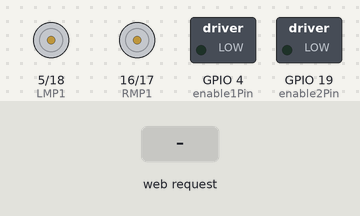
This sketch was run on a simulated ESP32. Parts: motor-driver pin pairs drawn as motors (green arrow = first pin HIGH = forward, orange = second pin HIGH = backward, longer = more drive), switched loads named in the sketch (green lamp = pin HIGH). The test bench sets the inputs (shaded band). WiFi joins after 1.5 s; servers stay silent unless stated; what the sketch prints to the serial monitor is not drawn.

Above: at 2.7 s.
2.8 s: HTTP request GET /forward received
At 3.4 s:
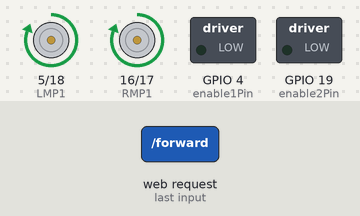
4.3 s: HTTP request GET /backward received
At 5.5 s:
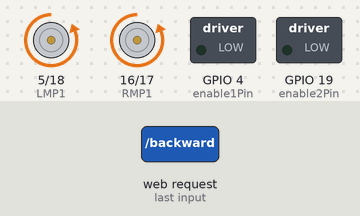
5.8 s: HTTP request GET /turnright received
At 6.9 s:
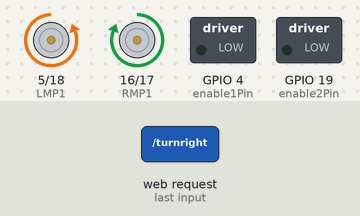
7.3 s: HTTP request GET /turnleft received
At 8.1 s:
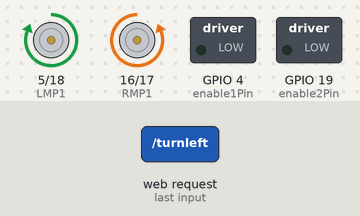
Timing chart, 0 to 9.8 s (numbered marks = the images above; inputs shaded):
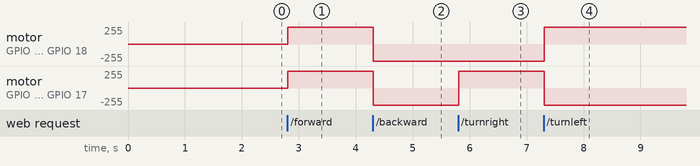

The sketch:

wifimotorcontrol.ino
```cpp
// Load Wi-Fi library
#include <WiFi.h>

// Replace with your network credentials
const char* ssid = "MakerspaceCT_2G";
const char* password = "makestuff";

// Set web server port number to 80
WiFiServer server(80);

// Variable to store the HTTP request
String header;

// Auxiliary variables to store the current output state
String rightMotorState = "off";
String leftMotorState = "off";

/* Assign output variables to GPIO pins
const int output26 = 26;
const int output27 = 27;*/

// Motor 1 - Right Motor
int RMP1 = 16;
int RMP2 = 17;
int enable1Pin = 4;

// Motor 2 - Left Motor
int LMP1 = 5;
int LMP2 = 18;
int enable2Pin = 19;

// Current time
unsigned long currentTime = millis();
// Previous time
unsigned long previousTime = 0;
// Define timeout time in milliseconds (example: 2000ms = 2s)
const long timeoutTime = 2000;

void setup() {
  Serial.begin(115200);

  // sets the pins as outputs:
  pinMode(RMP1, OUTPUT);
  pinMode(RMP2, OUTPUT);
  pinMode(enable1Pin, OUTPUT);

  // sets the pins as outputs:
  pinMode(LMP1, OUTPUT);
  pinMode(LMP2, OUTPUT);
  pinMode(enable2Pin, OUTPUT);

  // Set outputs to LOW so motors are stopped
  digitalWrite(RMP1, LOW);
  digitalWrite(RMP2, LOW);
  digitalWrite(LMP1, LOW);
  digitalWrite(LMP2, LOW);


  // Connect to Wi-Fi network with SSID and password
  Serial.print("Connecting to ");
  Serial.println(ssid);
  WiFi.begin(ssid, password);
  while (WiFi.status() != WL_CONNECTED) {
    delay(500);
    Serial.print(".");
  }
  // Print local IP address and start web server
  Serial.println("");
  Serial.println("WiFi connected.");
  Serial.println("IP address: ");
  Serial.println(WiFi.localIP());
  server.begin();
}

void loop(){
  WiFiClient client = server.available();   // Listen for incoming clients

  if (client) {                             // If a new client connects,
    currentTime = millis();
    previousTime = currentTime;
    Serial.println("New Client.");          // print a message out in the serial port
    String currentLine = "";                // make a String to hold incoming data from the client
    while (client.connected() && currentTime - previousTime <= timeoutTime) {  // loop while the client's connected
      currentTime = millis();
      if (client.available()) {             // if there's bytes to read from the client,
        char c = client.read();             // read a byte, then
        Serial.write(c);                    // print it out the serial monitor
        header += c;
        if (c == '\n') {                    // if the byte is a newline character
          // if the current line is blank, you got two newline characters in a row.
          // that's the end of the client HTTP request, so send a response:
          if (currentLine.length() == 0) {
            // HTTP headers always start with a response code (e.g. HTTP/1.1 200 OK)
            // and a content-type so the client knows what's coming, then a blank line:
            client.println("HTTP/1.1 200 OK");
            client.println("Content-type:text/html");
            client.println("Connection: close");
            client.println();

            // turns the GPIOs on and off
            // If RMP1 is on and RMP2 is off go forward
            // If RMP1 is off and RMP2 is on go backward
            // If LMP1 is on and LMP2 is off go forward
            // If LMP1 is off and LMP2 is on go backward
            // If both pins are off, stop.

            //Go Forward LM1=HIGH LM2=LOW RM1=HIGH RM2=LOW

            //Go Backward LM1=LOW LM2=HIGH RM1=LOW RM2=HIGH

            //turn right LM1=HIGH LM2=LOW RM1=LOW RM2=HIGH

            //turn left LM1=LOW LM2=HIGH RM1=LOW RM2=HIGH

            //stop LM1=LOW LM2=LOW RM1=LOW RM2=LOW


            if (header.indexOf("GET /forward") >= 0) {
              Serial.println("Forward");
              rightMotorState = "forward";
              leftMotorState = "forward";
              digitalWrite(RMP1, HIGH);
              digitalWrite(RMP2, LOW);
              digitalWrite(LMP1, HIGH);
              digitalWrite(LMP2, LOW);
            } else if (header.indexOf("GET /backward") >= 0) {
              Serial.println("Backward");
              rightMotorState = "backward";
              leftMotorState = "backward";
              digitalWrite(RMP1, LOW);
              digitalWrite(RMP2, HIGH);
              digitalWrite(LMP1, LOW);
              digitalWrite(LMP2, HIGH);
            } else if (header.indexOf("GET /turnright") >= 0) {
              Serial.println("Left motor forward, right motor backward");
              rightMotorState = "backward";
              leftMotorState = "forward";
              digitalWrite(RMP1, HIGH);
              digitalWrite(RMP2, LOW);
              digitalWrite(LMP1, LOW);
              digitalWrite(LMP2, HIGH);
            } else if (header.indexOf("GET /turnleft") >= 0) {
              Serial.println("left motor backward, right motor forward");
              rightMotorState = "forward";
              leftMotorState = "backward";
              digitalWrite(RMP1, LOW);
              digitalWrite(RMP2, HIGH);
              digitalWrite(LMP1, HIGH);
              digitalWrite(LMP2, LOW);
            } else if (header.indexOf("GET /stop") >= 0) {
              Serial.println("stop both");
              digitalWrite(RMP1, LOW);
              digitalWrite(RMP2, LOW);
              digitalWrite(LMP1, LOW);
              digitalWrite(LMP2, LOW);
              rightMotorState = "off";
              leftMotorState = "off";
            }

            // Display the HTML web page
            client.println("<!DOCTYPE html><html>");
            client.println("<head><meta name=\"viewport\" content=\"width=device-width, initial-scale=1\">");
            client.println("<link rel=\"icon\" href=\"data:,\">");
            // CSS to style the on/off buttons
            // Feel free to change the background-color and font-size attributes to fit your preferences
            client.println("<style>html { font-family: Helvetica; display: inline-block; margin: 0px auto; text-align: center;}");
            client.println(".button { background-color: #4CAF50; border: none; color: white; padding: 16px 40px;");
            client.println("text-decoration: none; font-size: 30px; margin: 2px; cursor: pointer;}");
            client.println(".button2 {background-color: #555555;}</style></head>");

            // Web Page Heading
            client.println("<body><h1>ESP32 Web Server</h1>");

            // Display current state, and ON/OFF buttons for GPIO 26
            client.println("<p>State of Right Motor: " + rightMotorState + "</p>");
            client.println("<p>State of Left Motor: " + leftMotorState + "</p>");
            // If the output26State is off, it displays the ON button

            client.println("<p><a href=\"/forward\"><button class=\"button\">FORWARD</button></a></p>");

            client.println("<p><a href=\"/backward\"><button class=\"button\">BACKWARD</button></a></p>");

            client.println("<p><a href=\"/turnright\"><button class=\"button\">TURN RIGHT</button></a></p>");

            client.println("<p><a href=\"/turnleft\"><button class=\"button\">TURN LEFT</button></a></p>");

            client.println("<p><a href=\"/stop\"><button class=\"button\">STOP</button></a></p>");

            client.println("</body></html>");

            // The HTTP response ends with another blank line
            client.println();
            // Break out of the while loop
            break;
          } else { // if you got a newline, then clear currentLine
            currentLine = "";
          }
        } else if (c != '\r') {  // if you got anything else but a carriage return character,
          currentLine += c;      // add it to the end of the currentLine
        }
      }
    }
    // Clear the header variable
    header = "";
    // Close the connection
    client.stop();
    Serial.println("Client disconnected.");
    Serial.println("");
  }
}
```

Measured:
- after the input at 2.8 s, motor on GPIO 5 (LMP1) / GPIO 18 (LMP2), motor on GPIO 16 (RMP1) / GPIO 17 (RMP2): stopped → forward 255/255 at once
- after the input at 4.3 s, motor on GPIO 5 (LMP1) / GPIO 18 (LMP2), motor on GPIO 16 (RMP1) / GPIO 17 (RMP2): forward 255/255 → backward 255/255 at once
- after the input at 5.8 s, motor on GPIO 16 (RMP1) / GPIO 17 (RMP2): backward 255/255 → forward 255/255 at once
- after the input at 7.3 s, motor on GPIO 5 (LMP1) / GPIO 18 (LMP2): backward 255/255 → forward 255/255 at once; motor on GPIO 16 (RMP1) / GPIO 17 (RMP2): forward 255/255 → backward 255/255 at once
